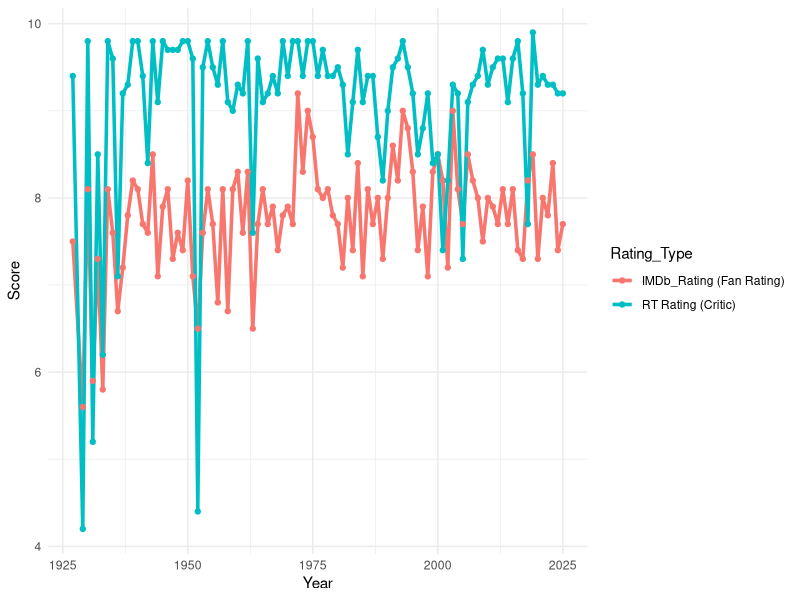

Generate this figure with R:
## ---- chunk 1
library(tidyverse)
## ---- chunk 2
imdb_rt <- read_csv("imdb_rt_oscars.csv")
## ---- chunk 3
summary(imdb_rt$`IMDb_Rating (Fan Rating)`)
## ---- chunk 4
summary(imdb_rt$`RT Rating (Critic)`)
## ---- chunk 5
imdb_rt |> summarize(correlation = cor(`IMDb_Rating (Fan Rating)`, `RT Rating (Critic)`, method="pearson"))
## ---- chunk 6
t.test(imdb_rt$`IMDb_Rating (Fan Rating)`, imdb_rt$`RT Rating (Critic)`, paired = TRUE)

## ---- chunk 7
model <- lm(`RT Rating (Critic)` ~ `IMDb_Rating (Fan Rating)`, data = imdb_rt)
## ---- chunk 8
imdb_rt$Year <- as.numeric(imdb_rt$Year)
imdb_rt$IMDb_Rating <- as.numeric(imdb_rt$`IMDb_Rating (Fan Rating)`)
imdb_rt$RT_Rating <- as.numeric(imdb_rt$`RT Rating (Critic)`)
## ---- chunk 9
imdb_rt_long <- imdb_rt %>%
  pivot_longer(
    cols = c(`IMDb_Rating (Fan Rating)`, `RT Rating (Critic)`),
    names_to = "Rating_Type",
    values_to = "Score"
  )
ggplot(imdb_rt_long, aes(x = Year, y = Score, color = Rating_Type)) +
  geom_line(size = 1.2) +
  geom_point() +
  theme_minimal()
